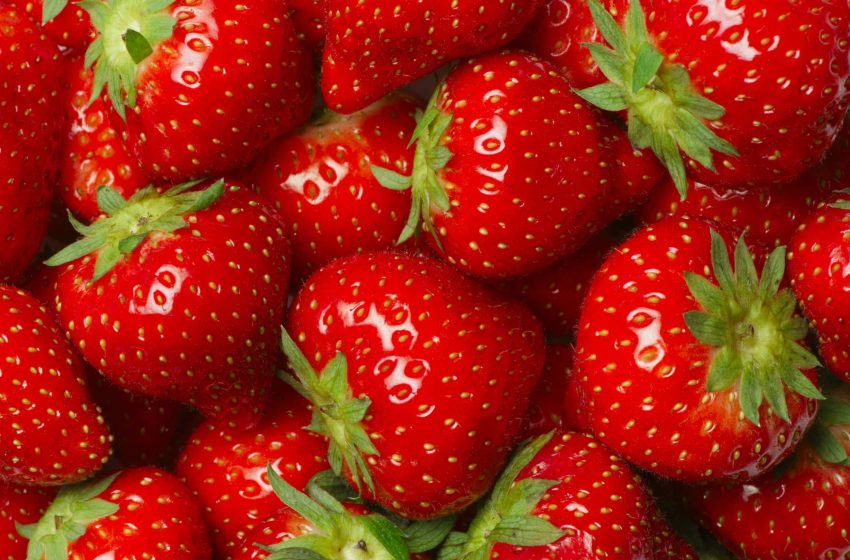
#> input picture cilek.jpg, 850 x 560 px, found by its file name
$ python grayScale.py
#> lines starting #> are read from the running program, lines starting #| are printed output that depends on the picture
import cv2

resim = cv2.imread("images/cilek.jpg")
#> resim is the input picture: shape (560, 850, 3); mean B, G, R 18.9, 37.6, 157

gri_resim = cv2.cvtColor(resim, cv2.COLOR_BGR2GRAY)
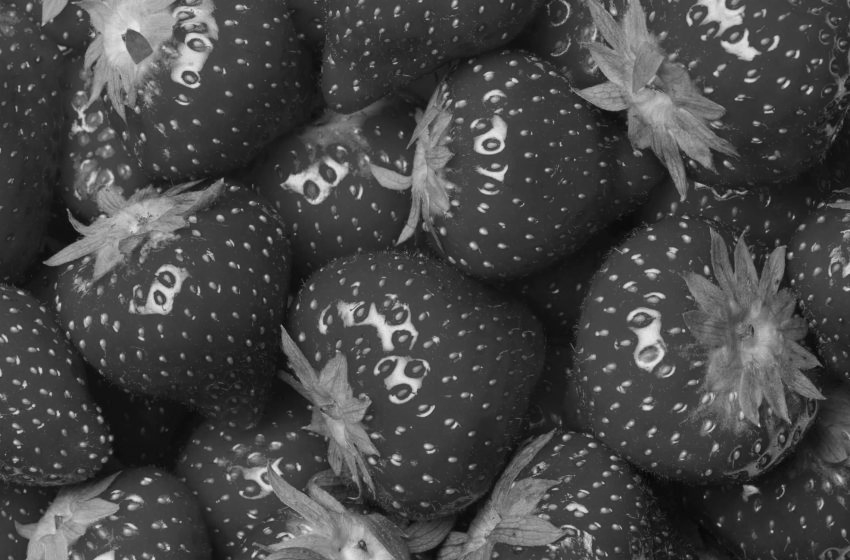
#> gri_resim: shape (560, 850); min 6, max 236, mean 71.2

cv2.imwrite("images/cilek_gri.jpg", gri_resim) #yeni ve gri resmimi kaydettim

cv2.imshow("Orijinal", resim)
cv2.imshow("Siyah-Beyaz", gri_resim)

cv2.waitKey(0)
cv2.destroyAllWindows()
